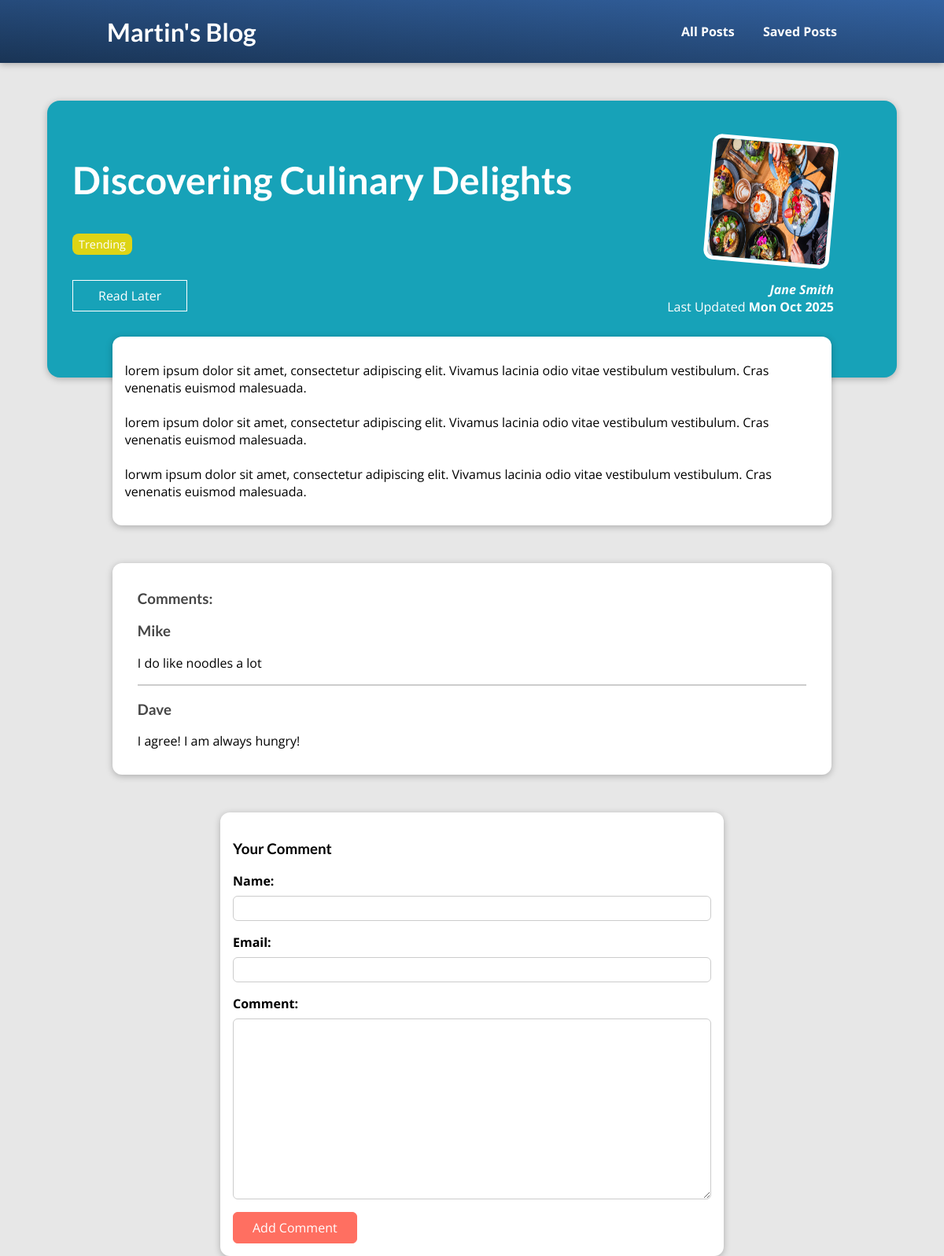
The app's page /posts/discovering-culinary-delights with its own data.
### blog/models.py (models this page shows, shortened)
class Post(models.Model):
    title = models.CharField(max_length=100)
    excerpt = models.CharField(max_length=200)
    image = models.ImageField(upload_to="posts", null=True) # ImageField to handle image uploads. Nullable due to existing data
    date = models.DateField(auto_now=True)
    slug = models.SlugField(unique=True, db_index=True) # Unique slug for URL references title
    content = models.TextField()
    author = models.ForeignKey(Author, on_delete=models.SET_NULL, null=True, related_name="posts") # Foreign key relationship with Author
    tags = models.ManyToManyField(Tag) # Many-to-many relationship with Tag
    class Meta:
        verbose_name_plural = "Posts"

class Tag(models.Model):
    caption = models.CharField(max_length=20)
    class Meta:
        verbose_name_plural = "Tags"

class Author(models.Model):
    first_name = models.CharField(max_length=100)
    last_name = models.CharField(max_length=100)
    email_address = models.EmailField() # EmailField validates email format
    def __str__(self):
        return f"{self.first_name} {self.last_name}"
    class Meta:
        verbose_name_plural = "Authors"

class Comment(models.Model):
    user_name = models.CharField(max_length=120)
    user_email = models.EmailField()
    text = models.TextField()
    post = models.ForeignKey(Post, on_delete=models.CASCADE, related_name="comments") # Foreign key relationship with Post

### blog/views.py (the view)
# urls.py: path("posts/<slug:slug>", views.SinglePostView.as_view(), name="post-detail"), # Individual post detail
class SinglePostView(View): #replaces post_detail function-based view
    template_name = "blog/post-detail.html"
    model = Post
    def is_stored_post(self, request, post_id):
        stored_posts = request.session.get("stored_posts")
        if stored_posts is not None:
            is_saved_for_later = post_id in stored_posts
        else:
            is_saved_for_later = False
        return is_saved_for_later
    def get (self, request, slug):
        identified_post = get_object_or_404(Post, slug=slug)
        context = {
            "post": identified_post,
            "tags": identified_post.tags.all(),
            "comment_form": CommentForm, #add an empty comment form to the context
            "comments": identified_post.comments.all().order_by("-id"), #fetch all comments related to the post
            "is_saved_for_later": self.is_stored_post(request, identified_post.id)
        }
        return render(request, self.template_name, context)
    def post(self, request, slug): #Handles form submission for comments
        comment_form = CommentForm(request.POST)
        post = Post.objects.get(slug=slug)
        if comment_form.is_valid():
            comment = comment_form.save(commit=False)
            comment.post = post  # Associate the comment with the current post
            comment.save()
            return HttpResponseRedirect(reverse("post-detail", args=[slug]))  # Redirect to the same page after processing the form
        else:
            identified_post = get_object_or_404(Post, slug=slug)
            context = {
                "post": identified_post,
                "tags": identified_post.tags.all(),
                "comment_form": comment_form, # Return the form with errors
                "comments": identified_post.comments.all().order_by("-id"), #fetch all comments related to the post
                "is_saved_for_later": self.is_stored_post(request, identified_post.id)
            }
            return render(request, self.template_name, context)

### blog/templates/blog/post-detail.html (shortened to what this page needs)
{% extends "base.html" %}
{% load static %}
{% block css_files %}
    <link rel="stylesheet" href="{% static 'blog/post-detail.css' %}">
{% endblock %}
{% block content %}
    <section id="summary">
        <h2>{{ post.title }}</h2>
        <div>
            {% for tag in tags %}
                <span class="tag">{{ tag.caption }}</span>
            {% endfor %}
        </div>
        <div id="read-later">
            <form action="{% url "read-later" %}" method="POST">
                <button>
                    {% if is_saved_for_later %}
                        Remove from saved posts
                    {% else %}
                        Read Later
                    {% endif %}
                </button>
            </form>
        </div>
        <article>
            <img src="{{ post.image.url }}" alt="{{ post.title }}">
            <address> <a href="mailto: {{ post.author.email_address }}">{{ post.author|title }}</a></address>
            <div>
                Last Updated <time>{{ post.date|date:"D M Y" }}</time>
            </div>
        </article>
    <main>
        {{ post.content|linebreaks }}
    </main>
    <section id="comments">
        <h3>Comments:</h3>
        <ul>
            {% for comment in comments %}
                <li>
                    <h3>{{ comment.user_name }}</h3>
                    <p>{{ comment.text | linebreaks }}</p>
                </li>
            {% endfor %}
        </ul>
    </section>
    <section id="comment-form">
        <h3>Your Comment</h3>
        <form action="{% url "post-detail" post.slug %}" method="post">
            {% for form_field in comment_form %}
                <div class="form-control">
                    {{ form_field.label_tag }}
                    {{ form_field }}
                </div>
            {% endfor %}
            <button type="submit">Add Comment</button>
        </form>
    </section>
    </section>
{% endblock %}

### templates/base.html (shortened to what this page needs)
{% load static %}
<!DOCTYPE html>
<html lang="en">
    <head>
        <link rel="stylesheet" href="{% static 'app.css' %}">
        {% block css_files %}{% endblock %}
    </head>
    <body>
        <header id="main-navigation">
            <h1><a href="{% url "starting-page" %}">Martin's Blog</a></h1>
            <nav>
                <a href="{% url "post-page" %}">All Posts</a>
                <a href="{% url "read-later" %}">Saved Posts</a>
            </nav>
        </header>
        {% block content %}
        {% endblock %}
    </body>
    </html>

### static/app.css (style rules this page uses)
* { box-sizing: border-box; }
html { font-family: 'Open Sans', 'Lato', sans-serif; }
body { margin: 0; }
h1, h2, h3 { font-family: 'Lato', sans-serif; font-weight: bold; }
#main-navigation { width: 100%; height: 5rem; display: flex; justify-content: space-between; align-items: center; padding: 0 10%; position: absolute; top: 0; left: 0; }
#main-navigation a { text-decoration: none; color: white; font-weight: bold; margin: 0 1rem; }

### blog/static/blog/post-detail.css (style rules this page uses)
body { background-color: #e7e7e7; }
#main-navigation { background: linear-gradient(to right top, #193455, #3362a1); box-shadow: 0 2px 8px rgba(0, 0, 0, 0.25); }
#summary { margin: 8rem auto 3rem auto; padding: 2rem; width: 90%; max-width: 90rem; border-radius: 16px; background-color: #17a2b8; position: relative; box-shadow: 0 2px 8px rgba(0, 0, 0, 0.25); height: 22rem; }
#summary h2 { color: white; font-size: 3rem; }
#summary article { position: absolute; top: 2rem; right: 3rem; padding: 1rem 2rem; border-radius: 12px; text-align: right; color: white; }
#summary article img { width: 10rem; height: 10rem; border-radius: 12px; transform: rotateZ(5deg); border: 5px solid white; margin-bottom: 1rem; }
#summary address { font-weight: bold; }
#summary a { color: white; text-decoration: none; }
#summary time { font-weight: bold; }
#read-later { margin: 2rem 0; }
#read-later button { background-color: transparent; border: 1px solid white; padding: 0.5rem 2rem; font: inherit; color: white; cursor: pointer; }
main { width: 90%; max-width: 90rem; margin: 2rem auto; background-color: white; padding: 1rem; border-radius: 12px; box-shadow: 0 2px 8px rgba(0, 0, 0, 0.25); }
.tag { display: inline-block; background-color: #ddd415; color: white; padding: 0.25rem 0.5rem; border-radius: 8px; margin-right: 0.5rem; font-size: 0.9rem; }
#comment-form { margin: 3rem auto; width: 90%; max-width: 40rem; border-radius: 12px; background-color: white; box-shadow: 0 2px 8px rgba(0, 0, 0, 0.25); padding: 1rem; }
#comment-form button { font: inherit; background-color: #ff6f61; color: white; border: 1px solid #ff6f61; padding: 0.5rem 1.5rem; border-radius: 6px; cursor: pointer; }
.form-control { margin-bottom: 1rem; }
.form-control label { font-weight: bold; margin-bottom: 0.5rem; display: block; }
.form-control input, .form-control textarea { display: block; width: 100%; font: inherit; padding: 0.25rem; border-radius: 6px; border: 1px solid #ccc; }
#comments { margin: 3rem auto; width: 90%; max-width: 60rem; border-radius: 12px; background-color: white; box-shadow: 0 2px 8px rgba(0, 0, 0, 0.25); padding: 1rem 2rem; }
#comments ul { list-style: none; margin: 0; padding: 0; }
#comments li { margin-bottom: 1rem; border-bottom: 2px solid #ccc; }
#comments li:last-of-type { border-bottom: none; }
#comments h3 { color: #464646; }

### records on screen
Post: title "Discovering Culinary Delights", image (picture), author "Jane Smith", date "Mon Oct 2025", content "lorem ipsum dolor sit amet, consectetur adipiscing elit. Vivamus lacinia odio vitae vestibulum vestibulum. Cras venenatis euismod malesuada. lorem ipsum dolor sit amet, consectetur adipiscing elit. Vivamus lacinia odio vitae vestibulum vestibulum. Cras venenatis euismod malesuada. lorwm ipsum dolor sit amet, consectetur adipiscing elit. Vivamus lacinia odio vitae vestibulum vestibulum. Cras venenatis euismod malesuada."
Tag: caption "Trending"
Comment: user_name "Mike", text "I do like noodles a lot"
Comment: user_name "Dave", text "I agree! I am always hungry!"
